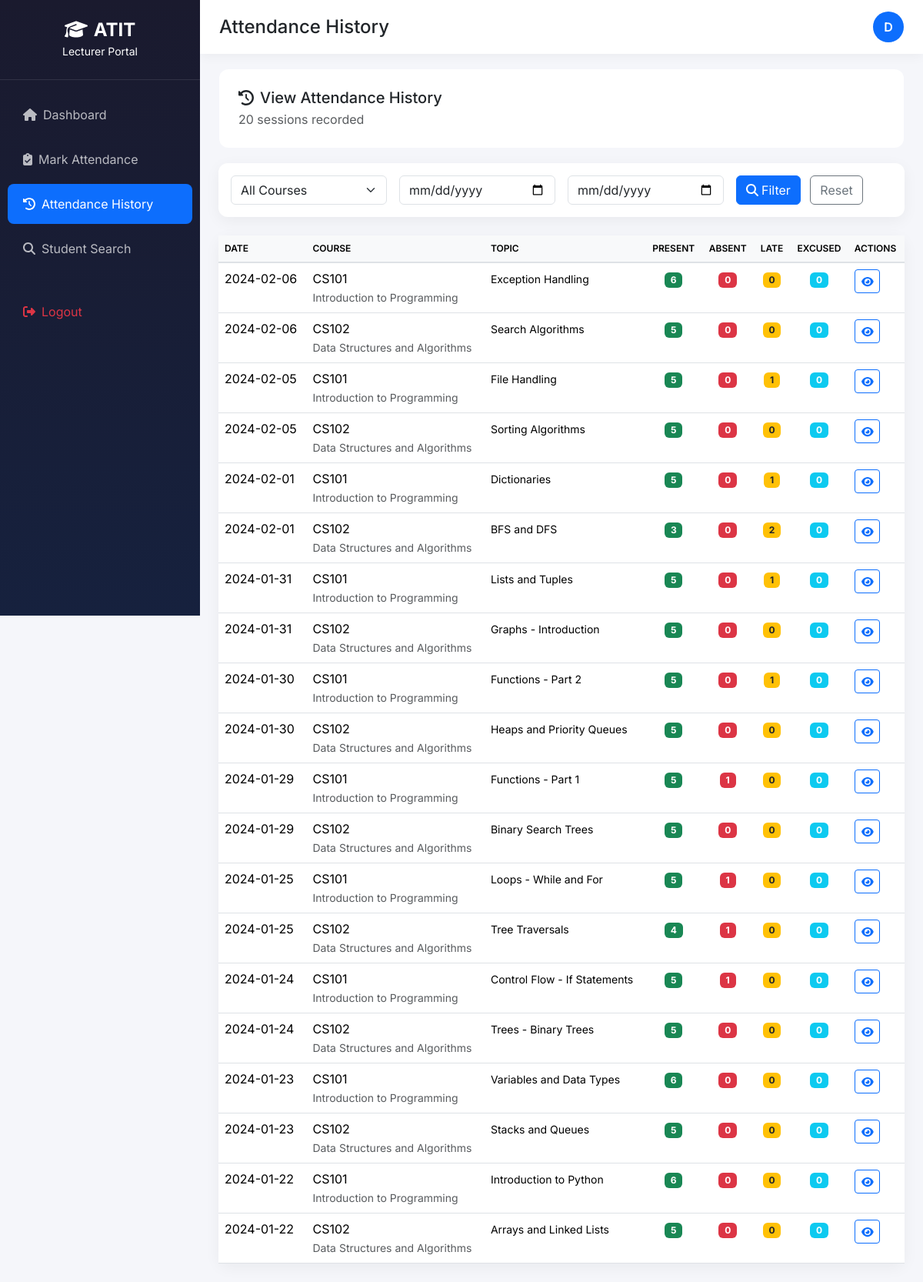
The page /lecturer/attendance_history.php (signed in) on the database its author committed.
### tables this page shows
CREATE TABLE IF NOT EXISTS lecturers (
    id INT PRIMARY KEY AUTO_INCREMENT, 
    lecturer_id VARCHAR(50) NOT NULL UNIQUE,
    full_name VARCHAR(200) NOT NULL,
    email VARCHAR(100) NOT NULL,
    phone VARCHAR(20),
    department VARCHAR(100),
    qualification VARCHAR(100),
    profile_image VARCHAR(255),
    image_path VARCHAR(255),
    status ENUM('active', 'inactive') DEFAULT 'active',
    user_id INT,
    created_at TIMESTAMP DEFAULT CURRENT_TIMESTAMP,
    updated_at TIMESTAMP DEFAULT CURRENT_TIMESTAMP ON UPDATE CURRENT_TIMESTAMP,
    FOREIGN KEY (user_id) REFERENCES users(id) ON DELETE SET NULL
);

CREATE TABLE IF NOT EXISTS attendance_sessions (
    id INT PRIMARY KEY AUTO_INCREMENT,
    course_id INT NOT NULL,
    lecturer_id INT NOT NULL,
    session_date DATE NOT NULL,
    lesson_topic VARCHAR(255),
    notes TEXT,
    `is_makeup_session` BOOLEAN DEFAULT FALSE,
    created_at TIMESTAMP DEFAULT CURRENT_TIMESTAMP,
    updated_at TIMESTAMP DEFAULT CURRENT_TIMESTAMP ON UPDATE CURRENT_TIMESTAMP,
    FOREIGN KEY (course_id) REFERENCES courses(id) ON DELETE CASCADE,
    FOREIGN KEY (lecturer_id) REFERENCES lecturers(id) ON DELETE CASCADE,
    UNIQUE KEY unique_session (course_id, session_date)
);

CREATE TABLE IF NOT EXISTS courses (
    id INT PRIMARY KEY AUTO_INCREMENT,
    course_code VARCHAR(50) NOT NULL UNIQUE,
    course_name VARCHAR(200) NOT NULL,
    description TEXT,
    department VARCHAR(100),
    credits INT DEFAULT 3,
    min_attendance_percentage DECIMAL(5,2) DEFAULT 75.00,
    late_count_percentage DECIMAL(5,2) DEFAULT 50.00,
    excused_count_full BOOLEAN DEFAULT TRUE,
    start_date DATE,
    end_date DATE,
    status ENUM('active', 'inactive', 'completed') DEFAULT 'active',
    created_at TIMESTAMP DEFAULT CURRENT_TIMESTAMP,
    updated_at TIMESTAMP DEFAULT CURRENT_TIMESTAMP ON UPDATE CURRENT_TIMESTAMP
);

### includes/functions.php (called while the page is built, shortened)
<?php
function sanitize($data) {
    return htmlspecialchars(strip_tags(trim($data)), ENT_QUOTES, 'UTF-8');
}
function formatDate($date, $format = 'Y-m-d') {
    return date($format, strtotime($date));
}

### lecturer/attendance_history.php (the view, shortened to what this page needs)
<?php
require_once __DIR__ . '/../includes/functions.php';
$db = getDB();
$pageTitle = 'Attendance History';
$stmt = $db->prepare("SELECT * FROM lecturers WHERE user_id = ?");
$stmt->execute([$_SESSION['user_id']]);
$lecturer = $stmt->fetch();
$lecturerId = $lecturer['id'];
$dateFrom = sanitize($_GET['date_from'] ?? '');
$dateTo = sanitize($_GET['date_to'] ?? '');
$where = "WHERE ass.lecturer_id = ?";
$params = [$lecturerId];
$query = "
    SELECT ass.*, c.course_code, c.course_name,
           COUNT(ar.id) as total_students,
           SUM(CASE WHEN ar.attendance_status = 'present' THEN 1 ELSE 0 END) as present,
           SUM(CASE WHEN ar.attendance_status = 'absent' THEN 1 ELSE 0 END) as absent,
           SUM(CASE WHEN ar.attendance_status = 'late' THEN 1 ELSE 0 END) as late,
           SUM(CASE WHEN ar.attendance_status = 'excused' THEN 1 ELSE 0 END) as excused
    FROM attendance_sessions ass
    JOIN courses c ON ass.course_id = c.id
    LEFT JOIN attendance_records ar ON ass.id = ar.session_id
    " . $where . "
    GROUP BY ass.id
    ORDER BY ass.session_date DESC
";
$stmt = $db->prepare($query);
$stmt->execute($params);
$sessions = $stmt->fetchAll();
?>
<!DOCTYPE html>
<html lang="en">
<head>
    <link href="https://cdn.jsdelivr.net/npm/bootstrap@5.3.2/dist/css/bootstrap.min.css" rel="stylesheet">
    <link rel="stylesheet" href="https://cdnjs.cloudflare.com/ajax/libs/font-awesome/6.5.1/css/all.min.css">
</head>
<body>
    <aside class="sidebar">
        <div class="sidebar-brand"><h4><i class="fas fa-graduation-cap me-2"></i>ATIT</h4><small>Lecturer Portal</small></div>
        <nav class="sidebar-menu mt-3">
            <ul class="nav flex-column">
                <li class="nav-item"><a class="nav-link" href="index.php"><i class="fas fa-home me-2"></i>Dashboard</a></li>
                <li class="nav-item"><a class="nav-link" href="mark_attendance.php"><i class="fas fa-clipboard-check me-2"></i>Mark Attendance</a></li>
                <li class="nav-item"><a class="nav-link active" href="attendance_history.php"><i class="fas fa-history me-2"></i>Attendance History</a></li>
                <li class="nav-item"><a class="nav-link" href="student_search.php"><i class="fas fa-search me-2"></i>Student Search</a></li>
                <li class="nav-item mt-4"><a class="nav-link text-danger" href="<?php echo BASE_URL; ?>/auth/logout.php"><i class="fas fa-sign-out-alt me-2"></i>Logout</a></li>
            </ul>
        </nav>
    </aside>
    <div class="main-content">
        <nav class="top-navbar d-flex justify-content-between align-items-center">
            <div><h4 class="mb-0"><?php echo $pageTitle; ?></h4></div>
            <div class="user-avatar"><?php echo strtoupper(substr($lecturer['full_name'], 0, 1)); ?></div>
        </nav>
        <div class="page-header">
            <h5 class="mb-1"><i class="fas fa-history me-2"></i>View Attendance History</h5>
            <p class="text-muted mb-0"><?php echo count($sessions); ?> sessions recorded</p>
        </div>
        <div class="px-4 mb-4">
            <div class="card">
                <div class="card-body py-3">
                    <form method="GET" class="row g-3">
                        <div class="col-md-3">
                            <select class="form-select" name="course">
                                <option value="">All Courses</option>
                            </select>
                        </div>
                        <div class="col-md-3">
                            <input type="date" class="form-control" name="date_from" value="<?php echo $dateFrom; ?>" placeholder="From">
                        </div>
                        <div class="col-md-3">
                            <input type="date" class="form-control" name="date_to" value="<?php echo $dateTo; ?>" placeholder="To">
                        </div>
                        <div class="col-md-3">
                            <button type="submit" class="btn btn-primary me-2"><i class="fas fa-search me-1"></i>Filter</button>
                            <a href="attendance_history.php" class="btn btn-outline-secondary">Reset</a>
                        </div>
                    </form>
                </div>
            </div>
        </div>
        <div class="px-4 mb-4">
            <div class="card">
                <div class="card-body p-0">
                    <div class="table-responsive">
                        <table class="table mb-0">
                            <thead>
                                <tr>
                                    <th>Date</th>
                                    <th>Course</th>
                                    <th>Topic</th>
                                    <th class="text-center">Present</th>
                                    <th class="text-center">Absent</th>
                                    <th class="text-center">Late</th>
                                    <th class="text-center">Excused</th>
                                    <th>Actions</th>
                                </tr>
                            </thead>
                            <tbody>
                                <?php if (empty($sessions)): ?>
                                <tr><td colspan="8" class="text-center py-5"><i class="fas fa-calendar-times fa-3x text-muted mb-3"></i><p class="text-muted">No attendance sessions found</p></td></tr>
                                <?php else: ?>
                                <?php foreach ($sessions as $session): ?>
                                <tr>
                                    <td><?php echo formatDate($session['session_date']); ?></td>
                                    <td><?php echo htmlspecialchars($session['course_code']); ?><br><small class="text-muted"><?php echo htmlspecialchars($session['course_name']); ?></small></td>
                                    <td><small><?php echo htmlspecialchars(substr($session['lesson_topic'] ?? 'N/A', 0, 30)); ?></small></td>
                                    <td class="text-center"><span class="badge bg-success"><?php echo $session['present']; ?></span></td>
                                    <td class="text-center"><span class="badge bg-danger"><?php echo $session['absent']; ?></span></td>
                                    <td class="text-center"><span class="badge bg-warning text-dark"><?php echo $session['late']; ?></span></td>
                                    <td class="text-center"><span class="badge bg-info"><?php echo $session['excused']; ?></span></td>
                                    <td>
                                        <button class="btn btn-sm btn-outline-primary" onclick="viewSession(<?php echo $session['id']; ?>)"><i class="fas fa-eye"></i></button>
                                    </td>
                                </tr>
                                <?php endforeach; ?>
                                <?php endif; ?>
                            </tbody>
                        </table>
                    </div>
                </div>
            </div>
        </div>
    </div>
</body>
</html>

### lecturer/attendance_history.php (style rules this page uses)
:root { --primary: #0d6efd; --sidebar-width: 260px; }
body { font-family: 'Inter', sans-serif; background: #f5f6fa; }
.sidebar { position: fixed; top: 0; left: 0; width: var(--sidebar-width); height: 100vh; background: linear-gradient(180deg, #1a1a2e 0%, #16213e 100%); color: #fff; z-index: 1000; }
.sidebar-brand { padding: 25px 20px; text-align: center; border-bottom: 1px solid rgba(255,255,255,0.1); }
.sidebar-brand h4 { color: #fff; font-weight: 700; margin: 0; }
.sidebar-menu .nav-link { color: rgba(255,255,255,0.7); padding: 14px 20px; margin: 3px 10px; border-radius: 8px; transition: all 0.3s; }
.sidebar-menu .nav-link:hover, .sidebar-menu .nav-link.active { background: rgba(255,255,255,0.1); color: #fff; }
.sidebar-menu .nav-link.active { background: var(--primary); }
.main-content { margin-left: var(--sidebar-width); min-height: 100vh; }
.top-navbar { background: #fff; padding: 15px 25px; box-shadow: 0 2px 15px rgba(0,0,0,0.05); }
.page-header { padding: 25px; background: #fff; margin: 20px 25px; border-radius: 12px; }
.card { border: none; border-radius: 12px; box-shadow: 0 5px 20px rgba(0,0,0,0.05); }
.table thead th { background: #f8f9fa; border-bottom: 2px solid #dee2e6; font-weight: 600; font-size: 12px; text-transform: uppercase; }
.user-avatar { width: 40px; height: 40px; border-radius: 50%; background: var(--primary); color: #fff; display: flex; align-items: center; justify-content: center; font-weight: 600; }

### rows shown on the page
lecturers: full_name "D"
attendance_sessions: session_date "2024-02-06", course.course_code "CS101", course.course_name "Introduction to Programming", lesson_topic "Exception Handling", present "6", absent "0", late "0", excused "0"
attendance_sessions: session_date "2024-02-06", course.course_code "CS102", course.course_name "Data Structures and Algorithms", lesson_topic "Search Algorithms", present "5", absent "0", late "0", excused "0"
attendance_sessions: session_date "2024-02-05", course.course_code "CS101", course.course_name "Introduction to Programming", lesson_topic "File Handling", present "5", absent "0", late "1", excused "0"
attendance_sessions: session_date "2024-02-05", course.course_code "CS102", course.course_name "Data Structures and Algorithms", lesson_topic "Sorting Algorithms", present "5", absent "0", late "0", excused "0"
attendance_sessions: session_date "2024-02-01", course.course_code "CS101", course.course_name "Introduction to Programming", lesson_topic "Dictionaries", present "5", absent "0", late "1", excused "0"
attendance_sessions: session_date "2024-02-01", course.course_code "CS102", course.course_name "Data Structures and Algorithms", lesson_topic "BFS and DFS", present "3", absent "0", late "2", excused "0"
attendance_sessions: session_date "2024-01-31", course.course_code "CS101", course.course_name "Introduction to Programming", lesson_topic "Lists and Tuples", present "5", absent "0", late "1", excused "0"
attendance_sessions: session_date "2024-01-31", course.course_code "CS102", course.course_name "Data Structures and Algorithms", lesson_topic "Graphs - Introduction", present "5", absent "0", late "0", excused "0"
attendance_sessions: session_date "2024-01-30", course.course_code "CS101", course.course_name "Introduction to Programming", lesson_topic "Functions - Part 2", present "5", absent "0", late "1", excused "0"
attendance_sessions: session_date "2024-01-30", course.course_code "CS102", course.course_name "Data Structures and Algorithms", lesson_topic "Heaps and Priority Queues", present "5", absent "0", late "0", excused "0"
attendance_sessions: session_date "2024-01-29", course.course_code "CS101", course.course_name "Introduction to Programming", lesson_topic "Functions - Part 1", present "5", absent "1", late "0", excused "0"
attendance_sessions: session_date "2024-01-29", course.course_code "CS102", course.course_name "Data Structures and Algorithms", lesson_topic "Binary Search Trees", present "5", absent "0", late "0", excused "0"
attendance_sessions: session_date "2024-01-25", course.course_code "CS101", course.course_name "Introduction to Programming", lesson_topic "Loops - While and For", present "5", absent "1", late "0", excused "0"
attendance_sessions: session_date "2024-01-25", course.course_code "CS102", course.course_name "Data Structures and Algorithms", lesson_topic "Tree Traversals", present "4", absent "1", late "0", excused "0"
attendance_sessions: session_date "2024-01-24", course.course_code "CS101", course.course_name "Introduction to Programming", lesson_topic "Control Flow - If Statements", present "5", absent "1", late "0", excused "0"
attendance_sessions: session_date "2024-01-24", course.course_code "CS102", course.course_name "Data Structures and Algorithms", lesson_topic "Trees - Binary Trees", present "5", absent "0", late "0", excused "0"
attendance_sessions: session_date "2024-01-23", course.course_code "CS101", course.course_name "Introduction to Programming", lesson_topic "Variables and Data Types", present "6", absent "0", late "0", excused "0"
attendance_sessions: session_date "2024-01-23", course.course_code "CS102", course.course_name "Data Structures and Algorithms", lesson_topic "Stacks and Queues", present "5", absent "0", late "0", excused "0"
attendance_sessions: session_date "2024-01-22", course.course_code "CS101", course.course_name "Introduction to Programming", lesson_topic "Introduction to Python", present "6", absent "0", late "0", excused "0"
attendance_sessions: session_date "2024-01-22", course.course_code "CS102", course.course_name "Data Structures and Algorithms", lesson_topic "Arrays and Linked Lists", present "5", absent "0", late "0", excused "0"

### other values the page prints
$pageTitle "Attendance History"
count($sessions) "20"
